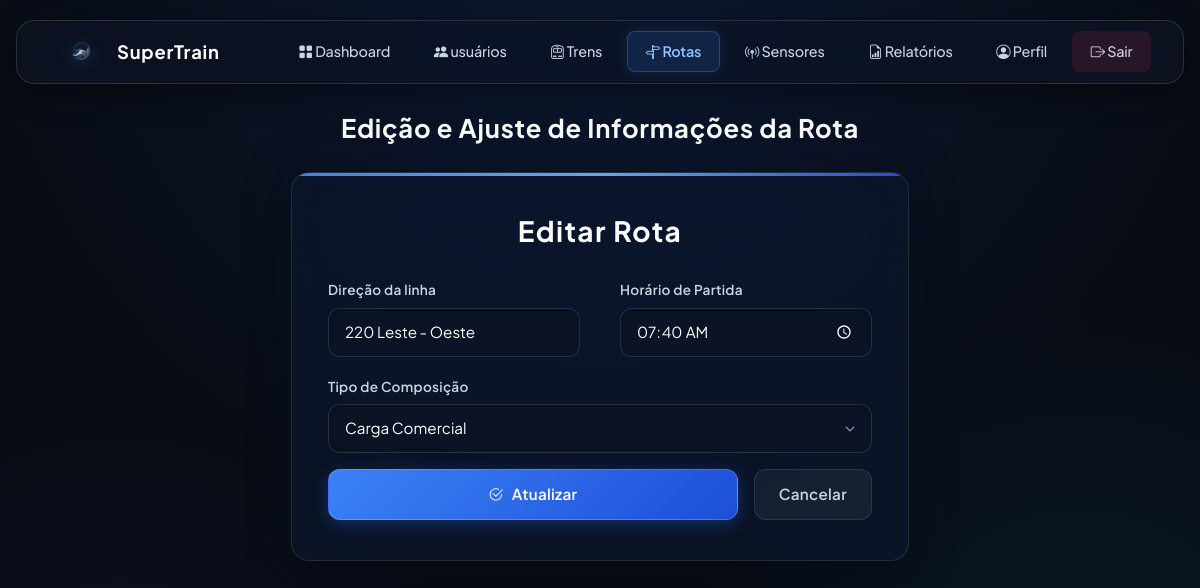
The page /formulario_rotas.php?id=24 (signed in) on the database its author committed.
### tables this page shows
CREATE TABLE `rotas` (
  `id` int(11) NOT NULL AUTO_INCREMENT,
  `linha_id` int(11) DEFAULT NULL,
  `direcao` varchar(50) NOT NULL,
  `estacao_origem_id` int(11) DEFAULT NULL,
  `estacao_destino_id` int(11) DEFAULT NULL,
  `horario_partida` time NOT NULL,
  `horario_chegada_previsto` time DEFAULT NULL,
  `tipo_composicao` enum('passageiro','carga','expresso') NOT NULL DEFAULT 'passageiro',
  `status_rota` enum('ativa','desvio','interrompida','programada') DEFAULT 'ativa',
  `dias_operacao` varchar(50) DEFAULT 'DIARIO',
  `criado_em` datetime DEFAULT current_timestamp(),
  PRIMARY KEY (`id`),
  KEY `fk_rotas_origem` (`estacao_origem_id`),
  KEY `fk_rotas_destino` (`estacao_destino_id`),
  KEY `idx_rotas_linha` (`linha_id`),
  KEY `idx_rotas_horario` (`horario_partida`),
  CONSTRAINT `fk_rotas_destino` FOREIGN KEY (`estacao_destino_id`) REFERENCES `estacoes` (`id`) ON DELETE SET NULL,
  CONSTRAINT `fk_rotas_linha` FOREIGN KEY (`linha_id`) REFERENCES `linhas` (`id`) ON DELETE CASCADE,
  CONSTRAINT `fk_rotas_origem` FOREIGN KEY (`estacao_origem_id`) REFERENCES `estacoes` (`id`) ON DELETE SET NULL
);

### formulario_rotas.php (the view, shortened to what this page needs)
<?php
require_once 'config.php';
$id = (int) ($_GET['id'] ?? 0);
$direcao_linha = '';
$horario_partida = '';
$tipo_composicao = '';
if ($id > 0 && $_SERVER['REQUEST_METHOD'] === 'GET') {
  $stmt = $conexao->prepare(
    'SELECT id, direcao, horario_partida, tipo_composicao
         FROM rotas
         WHERE id = ?'
  );
  $stmt->bind_param('i', $id);
  $stmt->execute();
  $resultado = $stmt->get_result();
  $rota = $resultado->fetch_assoc();
  $direcao_linha = $rota['direcao'];
  $horario_partida = $rota['horario_partida'];
  $tipo_composicao = $rota['tipo_composicao'];
}
?>
<!DOCTYPE html>
<html lang="pt-br">
<head>
  <link href="https://cdn.jsdelivr.net/npm/bootstrap@5.3.3/dist/css/bootstrap.min.css"
    rel="stylesheet">
  <link rel="stylesheet"
    href="https://cdn.jsdelivr.net/npm/bootstrap-icons@1.11.3/font/bootstrap-icons.min.css">
  <link rel="stylesheet" href="estilo/formulario.css">
</head>
<body>
  <header>
    <nav class="navbar navbar-expand-lg bg-blur">
      <div class="container-fluid">
        <a class="navbar-brand" href="dashboard.php">
          <img src="imagens/logo.png"
            alt="SuperTrain Logo"
            width="36"
            height="28">
          SuperTrain
        </a>
        <div class="collapse navbar-collapse" id="navbarSuperTrain">
          <ul class="navbar-nav ms-auto mb-2 mb-lg-0">
            <li class="nav-item">
              <a class="nav-link" href="dashboard.php">
                <i class="bi bi-grid-fill"></i> Dashboard
              </a>
            </li>
            <li class="nav-item">
              <a class="nav-link" href="usuarios.php">
                <i class="bi bi-people-fill"></i> usuários
              </a>
            </li>
            <li class="nav-item">
              <a class="nav-link" href="trens.php">
                <i class="bi bi-train-front"></i> Trens
              </a>
            </li>
            <li class="nav-item">
              <a class="nav-link active" href="rotas.php">
                <i class="bi bi-signpost-split"></i> Rotas
              </a>
            </li>
            <li class="nav-item">
              <a class="nav-link" href="sensores.php">
                <i class="bi bi-broadcast-pin"></i> Sensores
              </a>
            </li>
            <li class="nav-item">
              <a class="nav-link" href="relatorios.php">
                <i class="bi bi-file-earmark-bar-graph"></i> Relatórios
              </a>
            </li>
            <li class="nav-item">
              <a class="nav-link" href="perfil.php">
                <i class="bi bi-person-circle"></i> Perfil
              </a>
            </li>
            <li class="nav-item">
              <a class="nav-link text-danger" href="sair.php">
                <i class="bi bi-box-arrow-right"></i> Sair
              </a>
            </li>
          </ul>
        </div>
      </div>
    </nav>
  </header>
  <main>
    <div class="container formulario-wrapper">
      <h2 class="texto-indicativo">
        <?= $id > 0
          ? 'Edição e Ajuste de Informações da Rota'
          : 'Cadastre uma Nova Rota Ferroviária' ?>
      </h2>
      <div class="card formulario-card">
        <h1 class="card-title">
          <?= $id > 0 ? 'Editar Rota' : 'Nova Rota' ?>
        </h1>
        <form method="post" action="formulario_rotas.php<?= $id > 0 ? '?id=' . $id : '' ?>"
          autocomplete="off">
          <div class="linha row">
            <div class="campo col-md-6 form-group mb-3">
              <label for="direcao_linha" class="form-label">
                Direção da linha
              </label>
              <input
                type="text"
                class="form-control"
                id="direcao_linha"
                name="direcao_linha"
                maxlength="20"
                placeholder="130 Norte - Sul"
                value="<?= htmlspecialchars($direcao_linha) ?>"
                required>
            </div>
            <div class="campo col-md-6 form-group mb-3">
              <label for="horario_partida" class="form-label">
                Horário de Partida
              </label>
              <input
                type="time"
                class="form-control"
                id="horario_partida"
                name="horario_partida"
                value="<?= htmlspecialchars($horario_partida) ?>"
                required>
            </div>
          </div>
          <div class="campo form-group mb-3">
            <label for="tipo_composicao" class="form-label">
              Tipo de Composição
            </label>
            <select
              class="form-select"
              id="tipo_composicao"
              name="tipo_composicao"
              required>
              <option value="carga"
                <?= $tipo_composicao === 'carga' ? 'selected' : '' ?>>
                Carga Comercial
              </option>
            </select>
          </div>
          <div class="acoes d-flex gap-3 align-items-center mt-3">
            <button type="submit"
              class="botao botao-primario flex-grow-1">
              <i class="bi <?= $id > 0
                              ? 'bi-check2-circle'
                              : 'bi-plus-circle' ?>"></i>
              <?= $id > 0 ? 'Atualizar' : 'Cadastrar' ?>
            </button>
            <a href="rotas.php" class="botao botao-secundario">
              Cancelar
            </a>
          </div>
        </form>
      </div>
    </div>
  </main>
</body>
</html>

### estilo/formulario.css (style rules this page uses)
.formulario-wrapper { max-width: 650px; margin: 1.5rem auto 4rem auto; padding: 0 1rem; }
.texto-indicativo { font-family: var(--font-heading); font-size: clamp(1.2rem, 2.5vw, 1.6rem); color: var(--cor-texto-primario); text-align: center; margin-bottom: 1.75rem; letter-spacing: 0.03em; }
.formulario-card { background: var(--cor-fundo-card); backdrop-filter: blur(24px) saturate(190%); -webkit-backdrop-filter: blur(24px) saturate(190%); border: 1px solid var(--borda-vidro); border-radius: var(--raio-lg); box-shadow: var(--sombra-card), 0 0 40px rgba(15, 23, 42, 0.6); padding: 2.5rem 2.25rem; position: relative; overflow: hidden; }
.formulario-card::before { content: ""; position: absolute; top: 0; left: 0; right: 0; height: 3px; background: linear-gradient(90deg, #3b82f6, #60a5fa, #1d4ed8); }
.card-title { font-family: var(--font-heading); font-size: 1.75rem; color: #ffffff; letter-spacing: 0.05em; margin-bottom: 1.75rem; text-align: center; }
.form-group { margin-bottom: 1.25rem; }
.linha { display: flex; gap: 1rem; flex-wrap: wrap; }
.linha .campo { flex: 1 1 200px; }
.campo { margin-bottom: 1.25rem; }
.acoes { display: flex; gap: 0.75rem; align-items: center; margin-top: 1.5rem; }
.botao { display: inline-flex; align-items: center; justify-content: center; gap: 0.5rem; font-weight: 600; font-size: 0.95rem; padding: 0.75rem 1.5rem; border-radius: var(--raio-md); letter-spacing: 0.02em; cursor: pointer; text-decoration: none; transition: all var(--transicao-media); }
.botao-primario { background: var(--gradiente-primario) !important; border: 1px solid rgba(255, 255, 255, 0.18) !important; color: #ffffff !important; box-shadow: 0 4px 16px rgba(37, 99, 235, 0.35); }
.botao-secundario { background: rgba(255, 255, 255, 0.05); border: 1px solid var(--borda-vidro); color: var(--cor-texto-secundario); }

### rows shown on the page
rotas: direcao_linha "220 Leste - Oeste", horario_partida "07:40:00", tipo_composicao "Carga Comercial"
